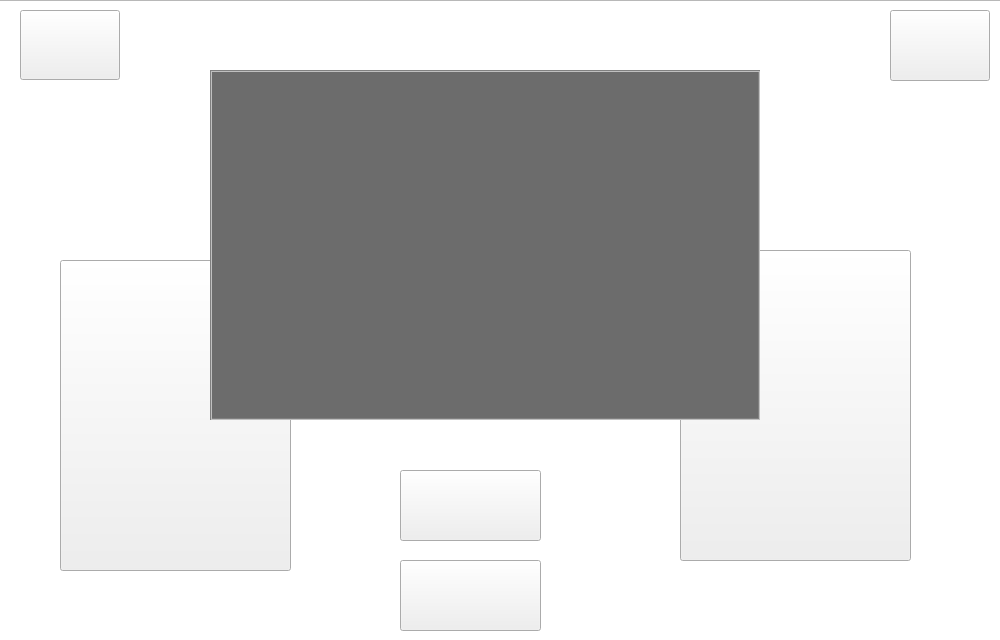
<?xml version="1.0" encoding="UTF-8"?>
<ui version="4.0">
 <class>HallWidget</class>
 <widget class="QWidget" name="HallWidget">
  <property name="geometry">
   <rect>
    <x>0</x>
    <y>0</y>
    <width>1000</width>
    <height>640</height>
   </rect>
  </property>
  <property name="minimumSize">
   <size>
    <width>1000</width>
    <height>640</height>
   </size>
  </property>
  <property name="maximumSize">
   <size>
    <width>1000</width>
    <height>640</height>
   </size>
  </property>
  <property name="windowTitle">
   <string>Form</string>
  </property>
  <property name="styleSheet">
   <string notr="true"/>
  </property>
  <widget class="QPushButton" name="BackToLogin">
   <property name="geometry">
    <rect>
     <x>890</x>
     <y>10</y>
     <width>100</width>
     <height>71</height>
    </rect>
   </property>
   <property name="minimumSize">
    <size>
     <width>100</width>
     <height>50</height>
    </size>
   </property>
   <property name="styleSheet">
    <string notr="true">border-image: url(:/resource/image/windows/close.png);</string>
   </property>
   <property name="text">
    <string/>
   </property>
  </widget>
  <widget class="QPushButton" name="PushButton_Ranking">
   <property name="geometry">
    <rect>
     <x>20</x>
     <y>10</y>
     <width>100</width>
     <height>70</height>
    </rect>
   </property>
   <property name="minimumSize">
    <size>
     <width>100</width>
     <height>70</height>
    </size>
   </property>
   <property name="maximumSize">
    <size>
     <width>100</width>
     <height>70</height>
    </size>
   </property>
   <property name="styleSheet">
    <string notr="true">border-image: url(:/resource/image/windows/rank.png);</string>
   </property>
   <property name="text">
    <string/>
   </property>
  </widget>
  <widget class="QPushButton" name="PushButton_StartGame">
   <property name="geometry">
    <rect>
     <x>400</x>
     <y>560</y>
     <width>141</width>
     <height>71</height>
    </rect>
   </property>
   <property name="styleSheet">
    <string notr="true">border-image: url(:/resource/image/windows/startButton.png);</string>
   </property>
   <property name="text">
    <string/>
   </property>
  </widget>
  <widget class="QTableView" name="tableView">
   <property name="geometry">
    <rect>
     <x>210</x>
     <y>70</y>
     <width>550</width>
     <height>350</height>
    </rect>
   </property>
   <property name="minimumSize">
    <size>
     <width>550</width>
     <height>350</height>
    </size>
   </property>
   <property name="maximumSize">
    <size>
     <width>550</width>
     <height>350</height>
    </size>
   </property>
   <property name="styleSheet">
    <string notr="true">QTableView {
    color: white;                                       /*表格内文字颜色*/
    gridline-color: black;                              /*表格内框颜色*/
    background-color: rgb(108, 108, 108);               /*表格内背景色*/
    alternate-background-color: rgb(64, 64, 64);
    selection-color: white;                             /*选中区域的文字颜色*/
    selection-background-color: rgb(77, 77, 77);        /*选中区域的背景色*/
    border: 2px groove gray;
    border-radius: 0px;
    padding: 2px 4px;
}
QHeaderView {
    color: white;
    font: bold 10pt;
    background-color: rgb(108, 108, 108);/*设置表头空白区域背景色*/
    border: 0px solid rgb(144, 144, 144);
    border:0px solid rgb(191,191,191);
    border-left-color: rgba(255, 255, 255, 0);
    border-top-color: rgba(255, 255, 255, 0);
    border-radius:0px;
    min-height:29px;
}
QHeaderView#hHeader::section {
    background-color:darkcyan;
    color: red;padding-left: 4px;
    border: 1px solid #6c6c6c;
    height:40;
}


QHeaderView#vHeader::section {
    background-color: qlineargradient(x1:0, y1:0, x2:0, y2:1,stop:0 #616161, stop: 0.5 yellow,stop: 0.6 green, stop:1 cyan);
    color: white;padding-left: 4px;border: 1px solid #6c6c6c;
    width:30;
}
QHeaderView::section {
    color: white;
    background-color: rgb(64, 64, 64);
    border: 5px solid #f6f7fa;
    border-radius:0px;
    border-color: rgb(64, 64, 64);
} </string>
   </property>
   <attribute name="horizontalHeaderVisible">
    <bool>true</bool>
   </attribute>
   <attribute name="verticalHeaderVisible">
    <bool>false</bool>
   </attribute>
  </widget>
  <widget class="QPushButton" name="PushButton_knight">
   <property name="geometry">
    <rect>
     <x>680</x>
     <y>250</y>
     <width>231</width>
     <height>311</height>
    </rect>
   </property>
   <property name="styleSheet">
    <string notr="true">border-image: url(:/resource/image/character/Knight/stop.png);</string>
   </property>
   <property name="text">
    <string/>
   </property>
   <property name="autoDefault">
    <bool>false</bool>
   </property>
  </widget>
  <widget class="QPushButton" name="PushButton_Magician">
   <property name="geometry">
    <rect>
     <x>60</x>
     <y>260</y>
     <width>231</width>
     <height>311</height>
    </rect>
   </property>
   <property name="styleSheet">
    <string notr="true">
border-image: url(:/resource/image/character/Magician0.png);</string>
   </property>
   <property name="text">
    <string/>
   </property>
   <property name="autoDefault">
    <bool>false</bool>
   </property>
  </widget>
  <widget class="QListView" name="listView">
   <property name="geometry">
    <rect>
     <x>-10</x>
     <y>0</y>
     <width>1011</width>
     <height>641</height>
    </rect>
   </property>
   <property name="styleSheet">
    <string notr="true">border-image: url(:/resource/image/windows/bac2.jpg);</string>
   </property>
  </widget>
  <widget class="QPushButton" name="PushButton_ResumeGame">
   <property name="geometry">
    <rect>
     <x>400</x>
     <y>470</y>
     <width>141</width>
     <height>71</height>
    </rect>
   </property>
   <property name="styleSheet">
    <string notr="true">border-image: url(resource/image/windows/resume.png);</string>
   </property>
   <property name="text">
    <string/>
   </property>
  </widget>
  <zorder>listView</zorder>
  <zorder>BackToLogin</zorder>
  <zorder>PushButton_Ranking</zorder>
  <zorder>PushButton_StartGame</zorder>
  <zorder>PushButton_knight</zorder>
  <zorder>PushButton_Magician</zorder>
  <zorder>tableView</zorder>
  <zorder>PushButton_ResumeGame</zorder>
 </widget>
 <resources/>
 <connections/>
</ui>
